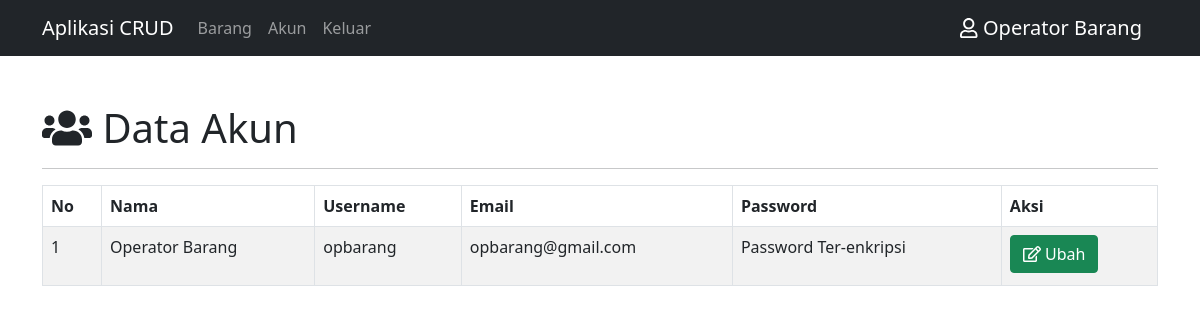
Page /crud-modal.php (signed in) on the committed database.
### tables this page shows
CREATE TABLE `akun` (
  `id_akun` int(11) NOT NULL,
  `nama` varchar(100) NOT NULL,
  `username` varchar(100) NOT NULL,
  `email` varchar(50) NOT NULL,
  `password` varchar(200) NOT NULL,
  `level` int(2) NOT NULL
);

### config/controller-mahasiswa.php (called while the page is built, shortened)
<?php
function select($query)
{
    global $db;
    $result = mysqli_query($db, $query);
    $rows = [];
    while ($row = mysqli_fetch_assoc($result)) {
        $rows[] = $row;
    }
    return $rows;
}

### crud-modal.php (the view, shortened to what this page needs)
<?php
include 'layout/header.php';
$data_akun = select("SELECT * FROM akun");
$id_akun = $_SESSION['id_akun'];
$data_bylogin = select("SELECT * FROM akun WHERE id_akun = $id_akun");
?>
<div class="container mt-5">
    <h1><i class="fas fa-users"></i> Data Akun</h1>
    <hr>
    <table class="table table-bordered table-striped" mt-3 id="table">
        <thead>
            <tr>
                <th>No</th>
                <th>Nama</th>
                <th>Username</th>
                <th>Email</th>
                <th>Password</th>
                <th>Aksi</th>
            </tr>
        <tbody>
            <?php $no = 1; ?>
            <?php if ($_SESSION['level'] == 1) : ?>
                <?php foreach ($data_akun as $akun) : ?>
                    <tr>
                        <td><?= $no++; ?></td>
                        <td><?= $akun['nama']; ?></td>
                        <td><?= $akun['username']; ?></td>
                        <td><?= $akun['email']; ?></td>
                        <td>Password Ter-enkripsi</td>
                        <td class="center">
                            <button type="button" class="btn btn-success mb-1" data-bs-toggle="modal" data-bs-target="#modalUbah<?= $akun['id_akun'] ?>"=""><i class="far fa-edit"></i> Ubah</button>
                            <button type="button" class="btn btn-danger mb-1" data-bs-toggle="modal" data-bs-target="#modalHapus<?= $akun['id_akun']; ?>"><i class="far fa-trash-alt"></i> Hapus</button>
                        </td>
                    </tr>
                <?php endforeach; ?>
            <?php else : ?>
                <?php foreach ($data_bylogin as $akun) : ?>
                    <tr>
                        <td><?= $no++; ?></td>
                        <td><?= $akun['nama']; ?></td>
                        <td><?= $akun['username']; ?></td>
                        <td><?= $akun['email']; ?></td>
                        <td>Password Ter-enkripsi</td>
                        <td class="center">
                            <button type="button" class="btn btn-success mb-1" data-bs-toggle="modal" data-bs-target="#modalUbah<?= $akun['id_akun'] ?>"=""><i class="far fa-edit"></i> Ubah</button>
                        </td>
                    </tr>
                <?php endforeach; ?>
            <?php endif ?>
        </tbody>
        </thead>
    </table>
</div>
<?php include 'layout/footer.php';

### rows in the picture
akun: nama "Operator Barang", username "opbarang", email "opbarang@gmail.com"

### other values in the picture
$_SESSION['nama'] "Operator Barang"
